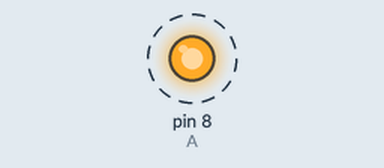
This sketch was run on a simulated Arduino Uno, built with avr-gcc and run on an emulated ATmega328P. Parts: output pins drawn as LEDs (lit = HIGH). Dashed ring = blinking.

Above: at 0.2 s.
Timing chart, 0 to 3.0 s (numbered marks = the images above):
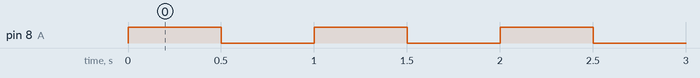

The sketch:

sketch_may01b.ino
```cpp
#define A 8

void setup() {
  // put your setup code here, to run once:
  pinMode(A,OUTPUT);
}

void loop() {
  // put your main code here, to run repeatedly:
  digitalWrite(A,true);
  delay(500);
  digitalWrite(A,false);
  delay(500);
}
```

Measured:
- by itself, pin 8 (A): alternates HIGH for 0.50 s and LOW for 0.50 s
